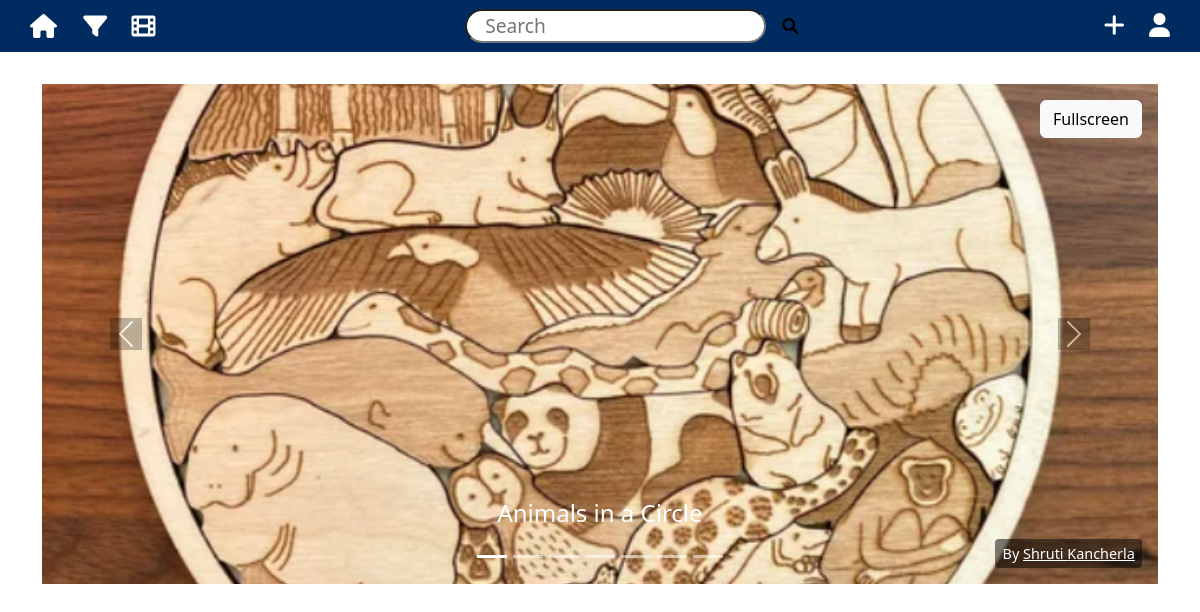
The page /gallery on the database its author committed.
### models.py (models this page shows, shortened)
class Creation(db.Model):
    __tablename__ = 'creation'  # Explicitly specify table name
    id = db.Column(db.Integer, primary_key=True)  # Primary key
    name = db.Column(db.String(200), nullable=False)  # Name/title of the creation
    student_id = db.Column(db.Integer, db.ForeignKey('users.id'))  # Foreign key to users table
    creation_date = db.Column(db.DateTime, default=datetime.utcnow)  # Timestamp of creation
    photo_path = db.Column(db.String(200))  # Path to photo file of the creation
    video_path = db.Column(db.String(200))  # Path to video file of the creation
    caption = db.Column(db.Text)  # Description or caption of the creation
    user = db.relationship('User', back_populates='creations')
    tools = db.relationship('Tool', secondary=creations_tools, back_populates='creations')
    def __repr__(self):
        return f'<Creation {self.name}>'

class User(db.Model, UserMixin):
    __tablename__ = 'users'  # Explicitly specify table name
    id = db.Column(db.Integer, primary_key=True)  # Primary key
    first_name = db.Column(db.String(150), nullable=False)  # User's first name
    last_name = db.Column(db.String(150), nullable=False)  # User's last name
    email = db.Column(db.String(150), unique=True, nullable=False)  # User's email address
    gradyear = db.Column(db.Integer)  # Graduation year
    bio = db.Column(db.Text, default='')
    settings_id = db.Column(db.Integer, db.ForeignKey('settings.id'))  # Foreign key to settings table
    pfp_path = db.Column(db.String(200))  # Path to profile picture file
    pronouns = db.Column(db.String(50))  # User's preferred pronouns
    is_admin = db.Column(db.Boolean, default=False)  # Admin status flag
    settings = db.relationship('Settings', back_populates='user', uselist=False)
    creations = db.relationship('Creation', back_populates='user')

### app.py (the view)
@app.route('/gallery')
def gallery():
    creations = Creation.query.all()
    print(creations)  # Debugging: Print to console
    slides = []
    for c in creations:
        u = User.query.get(c.student_id)
        slides.append((c,u))
    return render_template("gallery.html", slides=slides)

### app.py (called while the page is built)
@app.context_processor
def inject_tools():
    tools = Tool.query.all()
    return dict(tools=tools)

### templates/gallery.html (shortened to what this page needs)
{% extends "base.html" %}
{% block content %}
<div id="galleryCarousel" class="carousel slide" data-bs-ride="carousel" data-bs-interval="7000" data-bs-pause="false">
    <button id="fs-toggle"
            class="btn btn-light position-absolute top-0 end-0 m-3"
            onclick="toggleFullscreen()"
            style="z-index: 1000;">
        Fullscreen
    </button>
    <div class="carousel-indicators">
        {% for creation in slides %}
        <button type="button"
                data-bs-target="#galleryCarousel"
                data-bs-slide-to="{{ loop.index0 }}"
                class="{% if loop.first %}active{% endif %}"
                aria-current="{% if loop.first %}true{% endif %}"></button>
        {% endfor %}
    </div>
    <div class="carousel-inner">
        {% for creation, creator in slides %}
        <div class="carousel-item {% if loop.first %}active{% endif %}">
            <img src="{{ creation.photo_path or '/static/example.png' }}"
                class="d-block w-100"
                alt="{{ creation.name }}">
            <div class="carousel-caption d-none d-md-block">
                <h5>{{ creation.name }}</h5>
            </div>
            <div class="creator-credit">
                <a href="{{ url_for('user_profile', user_id=creator.id) }}"
                    onclick="event.stopPropagation()">
                    {{ creator.first_name }} {{ creator.last_name }}
                </a>
            </div>
        </div>
        {% endfor %}
    </div>
    <button class="carousel-control-prev" type="button"
            data-bs-target="#galleryCarousel" data-bs-slide="prev">
        <span class="carousel-control-prev-icon" aria-hidden="true"></span>
    </button>
    <button class="carousel-control-next" type="button"
            data-bs-target="#galleryCarousel" data-bs-slide="next">
        <span class="carousel-control-next-icon" aria-hidden="true"></span>
    </button>
</div>
{% endblock %}

### static/style.css (style rules this page uses)
body { font-family: Arial, sans-serif; margin: 0; padding: 0; }
.carousel-item { height: 500px; }
.carousel-item img { object-fit: cover; height: 100%; }
.carousel-caption h5 { font-size: 24px; color: #fff; }
.carousel-control-prev-icon, .carousel-control-next-icon { background-color: rgba(0, 0, 0, 0.5); }
#galleryCarousel .carousel-item { position: relative; }
#galleryCarousel .creator-credit { position: absolute; bottom: 1rem; right: 1rem; background: rgba(0,0,0,0.5); color: #fff; padding: 0.25em 0.5em; font-size: 0.9rem; border-radius: 0.25rem; pointer-events: none; white-space: nowrap; z-index: 1100; }
#galleryCarousel .creator-credit a { color: #fff; pointer-events: auto; text-decoration: underline; }

### rows shown on the page
Creation: name "Animals in a Circle", first_name "Shruti", last_name "Kancherla"
